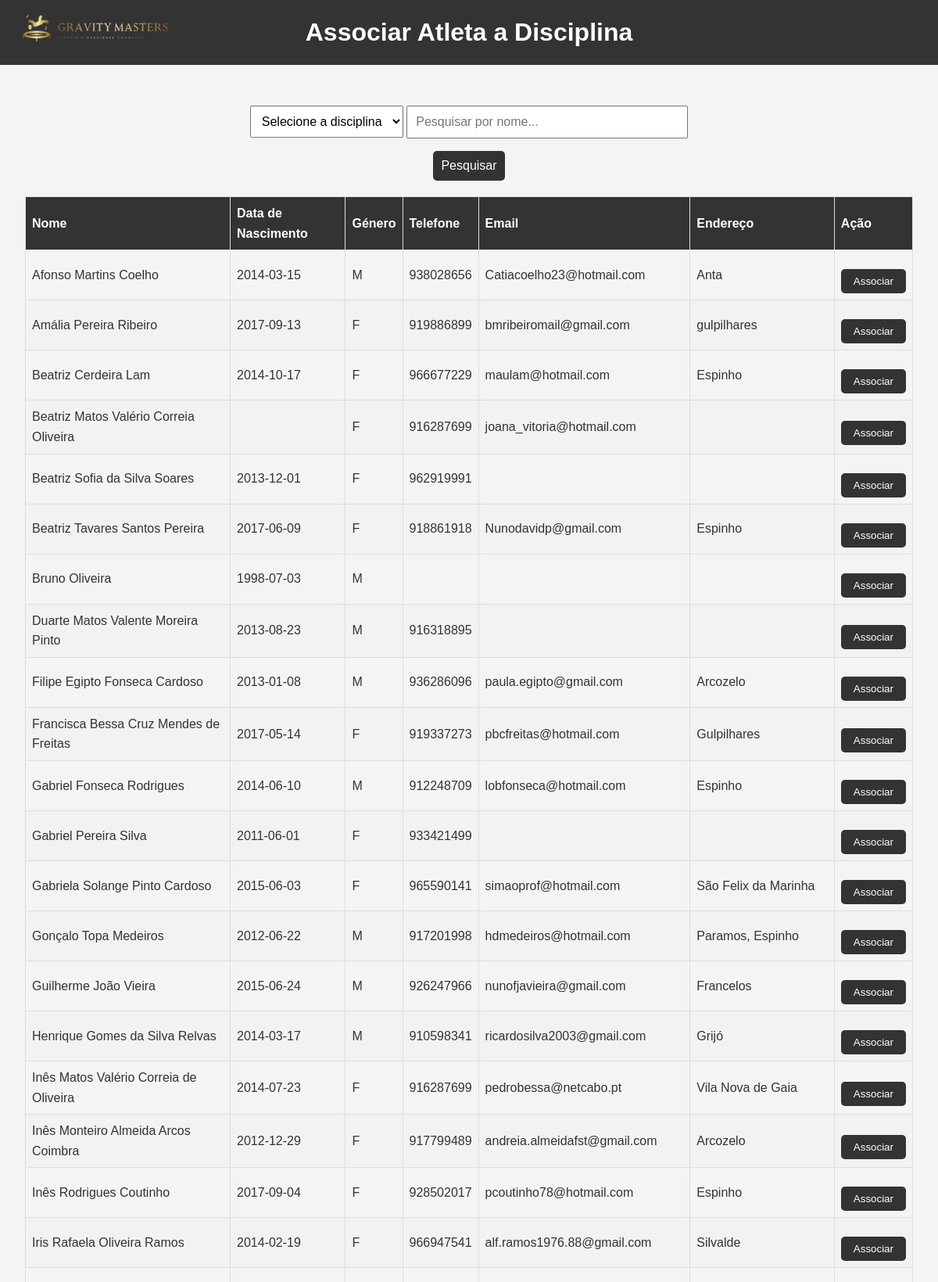
/frontend/assign_discipline.php (upper part), run on the app's committed database.
### tables this page shows
CREATE TABLE "Athlete" (
    idAthlete INTEGER PRIMARY KEY AUTOINCREMENT,
    name VARCHAR(255) NOT NULL,
    birthday DATE,
    genre VARCHAR(1) NOT NULL,
    mobile VARCHAR(20),
    email VARCHAR(255), username TEXT,
    password VARCHAR(255),
    address VARCHAR(255),
    ageGroup VARCHAR(255), "fgpNumber" TEXT, "tag_uid" TEXT,
    UNIQUE(idAthlete)
);

### frontend/assign_discipline.php (the view, shortened to what this page needs)
<!DOCTYPE html>
<html lang="pt">
<head>
    <link rel="stylesheet" href="../css/assign_discipline.css">
</head>
<body>
    <header>
        <div class="header-content">
            <h1>Associar Atleta a Disciplina</h1>
        </div>
        <div class="logo-content">
            <img src="..\imagens\teste.png" alt="Logo do Clube" class="header-logo">
        </div>
    </header>
    <main>
        <div class="search-container">
            <select id="disciplineSelect">
                <option value="">Selecione a disciplina</option>
            </select>
            <input type="text" id="searchInput" onkeyup="filterTable()" placeholder="Pesquisar por nome...">
            <button type="button" onclick="filterTable()">Pesquisar</button>
        </div>
        <table id="athleteTable">
            <thead>
                <tr>
                    <th>Nome</th>
                    <th>Data de Nascimento</th>
                    <th>Género</th>
                    <th>Telefone</th>
                    <th>Email</th>
                    <th>Endereço</th>
                    <th>Ação</th>
                </tr>
            </thead>
            <tbody>
                <?php
                include '../backend/db_connect.php';
                try {
                    $sql = "SELECT idAthlete, name, birthday, genre, mobile, email, address FROM Athlete";
                    $stmt = $conn->query($sql);
                    while ($row = $stmt->fetch(PDO::FETCH_ASSOC)) {
                        echo "<tr>";
                        echo "<td>{$row['name']}</td>";
                        echo "<td>{$row['birthday']}</td>";
                        echo "<td>{$row['genre']}</td>";
                        echo "<td>{$row['mobile']}</td>";
                        echo "<td>{$row['email']}</td>";
                        echo "<td>{$row['address']}</td>";
                        echo "<td>
                                 <form action='../backend/assign_discipline.php' method='POST' onsubmit='return validateForm(this);'>
                                     <input type='hidden' name='athlete_id' value='{$row['idAthlete']}'>
                                     <input type='hidden' name='discipline' value='' class='disciplineInput'>
                                     <button type='submit'>Associar</button>
                                 </form>
                              </td>";
                        echo "</tr>";
                    }
                } catch (Exception $e) {
                    echo "<tr><td colspan='7'>Erro: " . $e->getMessage() . "</td></tr>";
                }
                ?>
            </tbody>
        </table>
    </main>
</body>
</html>

### css/assign_discipline.css (style rules this page uses)
* { margin: 0; padding: 0; box-sizing: border-box; }
body { font-family: Arial, sans-serif; line-height: 1.6; background-color: #f4f4f4; color: #333; display: flex; flex-direction: column; min-height: 100vh; }
header { background: #333; color: #fff; padding: 1rem; max-height: 90px; }
.header-content { display: flex; align-items: center; justify-content: space-between; max-width: 1200px; margin: 0 auto; padding: 0 1rem; }
.header-logo { max-height: 100%; height: auto; margin-right: 0rem; }
header h1 { flex: 1; text-align: center; margin: 0; font-size: 2rem; }
.logo-content { position: absolute; top: 10px; left: 20px; }
main { flex: 1; padding: 2rem; text-align: center; }
button { display: inline-block; background: #333; color: #fff; padding: 0.5rem 1rem; border: none; border-radius: 5px; cursor: pointer; transition: background 0.3s; margin-top: 1rem; }
table { width: 100%; border-collapse: collapse; margin-top: 1rem; }
thead { background: #333; color: #fff; }
th, td { padding: 8px; border: 1px solid #dddddd; text-align: left; }
tr:nth-child(even) { background-color: #f2f2f2; }
.search-container { margin: 20px auto; max-width: 600px; }
.search-container select, .search-container input[type=text], .search-container button { padding: 10px; font-size: 16px; }
.search-container input[type=text] { width: 60%; }
.search-container button { background: #333; border: none; cursor: pointer; transition: background 0.3s; }

### data on the page
athlete: name "Afonso Martins Coelho", birthday "2014-03-15", genre "M", mobile "938028656", email "Catiacoelho23@hotmail.com", address "Anta"
athlete: name "Amália Pereira Ribeiro", birthday "2017-09-13", genre "F", mobile "919886899", email "bmribeiromail@gmail.com", address "gulpilhares"
athlete: name "Beatriz Cerdeira Lam", birthday "2014-10-17", genre "F", mobile "966677229", email "maulam@hotmail.com", address "Espinho"
athlete: name "Beatriz Matos Valério Correia Oliveira", genre "F", mobile "916287699", email "joana_vitoria@hotmail.com"
athlete: name "Beatriz Sofia da Silva Soares", birthday "2013-12-01", genre "F", mobile "962919991"
athlete: name "Beatriz Tavares Santos Pereira", birthday "2017-06-09", genre "F", mobile "918861918", email "Nunodavidp@gmail.com", address "Espinho"
athlete: name "Bruno Oliveira", birthday "1998-07-03", genre "M"
athlete: name "Duarte Matos Valente Moreira Pinto", birthday "2013-08-23", genre "M", mobile "916318895"
athlete: name "Filipe Egipto Fonseca Cardoso", birthday "2013-01-08", genre "M", mobile "936286096", email "paula.egipto@gmail.com", address "Arcozelo"
athlete: name "Francisca Bessa Cruz Mendes de Freitas", birthday "2017-05-14", genre "F", mobile "919337273", email "pbcfreitas@hotmail.com", address "Gulpilhares"
athlete: name "Gabriel Fonseca Rodrigues", birthday "2014-06-10", genre "M", mobile "912248709", email "lobfonseca@hotmail.com", address "Espinho"
athlete: name "Gabriel Pereira Silva", birthday "2011-06-01", genre "F", mobile "933421499"
athlete: name "Gabriela Solange Pinto Cardoso", birthday "2015-06-03", genre "F", mobile "965590141", email "simaoprof@hotmail.com", address "São Felix da Marinha"
athlete: name "Gonçalo Topa Medeiros", birthday "2012-06-22", genre "M", mobile "917201998", email "hdmedeiros@hotmail.com", address "Paramos, Espinho"
athlete: name "Guilherme João Vieira", birthday "2015-06-24", genre "M", mobile "926247966", email "nunofjavieira@gmail.com", address "Francelos"
athlete: name "Henrique Gomes da Silva Relvas", birthday "2014-03-17", genre "M", mobile "910598341", email "ricardosilva2003@gmail.com", address "Grijó"
athlete: name "Inês Matos Valério Correia de Oliveira", birthday "2014-07-23", genre "F", mobile "916287699", email "pedrobessa@netcabo.pt", address "Vila Nova de Gaia"
athlete: name "Inês Monteiro Almeida Arcos Coimbra", birthday "2012-12-29", genre "F", mobile "917799489", email "andreia.almeidafst@gmail.com", address "Arcozelo"
athlete: name "Inês Rodrigues Coutinho", birthday "2017-09-04", genre "F", mobile "928502017", email "pcoutinho78@hotmail.com", address "Espinho"
athlete: name "Iris Rafaela Oliveira Ramos", birthday "2014-02-19", genre "F", mobile "966947541", email "alf.ramos1976.88@gmail.com", address "Silvalde"
